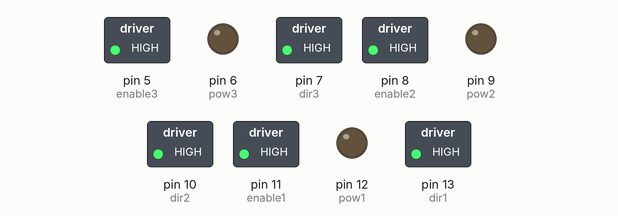
Bench run of a sketch on a simulated Arduino Uno, built with avr-gcc and run on an emulated ATmega328P. Shown: switched loads named in the sketch (green lamp = pin HIGH), output pins drawn as LEDs (lit = HIGH). What the sketch prints to the serial monitor is not drawn.

Above: at 0.1 s.
Timing chart, 0 to 1.6 s (numbered marks = the images above):
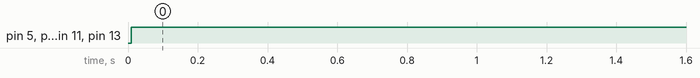

Measured:
- by itself, pin 5 (enable3), pin 7 (dir3), pin 8 (enable2), pin 10 (dir2), pin 11 (enable1), pin 13 (dir1): LOW → HIGH at 0.01 s

The sketch:

omni_3wheel_90-90-180_test1.ino
```cpp
/*
 * This code is for prototyping a 3-wheel holonomic drive
 * where each of the wheels are directly driven by a DC motor
 * and have varrying angular spacing between them
 *
 * 3-wheel holonomic drive with 90-90-180 degree spacing
 */

#include <PS2X_lib.h> //PS2 Controller interface library

PS2X ps2x; //create ps2x object of PS2X Class

int error;
byte vibrate = 0;

//define logic pins for each motor
//motors are numbered from the front of the robot counter-clockwise
int enable1 = 11;
int pow1 = 12;
int dir1 = 13;

int enable2 = 8;
int pow2 = 9;
int dir2 = 10;

int enable3 = 5;
int pow3 = 6;
int dir3 = 7;


void setup() {
    Serial.begin(250000);

    //check controller status
    error = ps2x.config_gamepad(50, 51, 52, 53, true, true); //setup pins and settings:
    //GamePad(clock, command, attention, data, Pressures?, Rumble?) check for error

    if (error == 0) {
      Serial.println("Found Controller, configured successful");
      Serial.println("Try out all the buttons, X will vibrate the controller, faster as you press harder;");
      Serial.println("holding L1 or R1 will print out the analog stick values.");
      Serial.println("Go to www.billporter.info for updates and to report bugs.");
    }

    else if (error == 1)
      Serial.println("No controller found, check wiring, see readme.txt to enable debug. visit www.billporter.info for troubleshooting tips");

    else if (error == 2)
      Serial.println("Controller found but not accepting commands. see readme.txt to enable debug. Visit www.billporter.info for troubleshooting tips");

    else if (error == 3)
      Serial.println("Controller refusing to enter Pressures mode, may not support it. ");

    Serial.print(ps2x.Analog(1), HEX);

  int type = ps2x.readType();
  switch (type) {
    case 0:
      Serial.println("Unknown Controller type");
      break;
    case 1:
      Serial.println("DualShock Controller Found");
      break;
    case 2:
      Serial.println("GuitarHero Controller Found");
      break;
  }


  //setup motor driver logic pins as outputs
  pinMode(enable1, OUTPUT);
  pinMode(pow1, OUTPUT);
  pinMode(dir1, OUTPUT);

  pinMode(enable2, OUTPUT);
  pinMode(pow2, OUTPUT);
  pinMode(dir2, OUTPUT);

  pinMode(enable3, OUTPUT);
  pinMode(pow3, OUTPUT);
  pinMode(dir3, OUTPUT);

}

void loop() {
  //Serial.print("running");  //for debugging

  //skip loop if no controller found
  if (error != 0)
  {
    Serial.println("\t\t no controller");
    //disable driers
    digitalWrite(enable1, LOW);
    digitalWrite(enable2, LOW);
    digitalWrite(enable3, LOW);
    return;
  }

  //enable drivers
  digitalWrite(enable1, HIGH);
  digitalWrite(enable2, HIGH);
  digitalWrite(enable3, HIGH);

  //read controller
  ps2x.read_gamepad(false, vibrate);

  //get joystick readings, 0-255 centered on 128
  int LX = ps2x.Analog(PSS_LX);   //0=left   255=right
  int LY = ps2x.Analog(PSS_LY);   //0=forward   255=backward
  int RX = ps2x.Analog(PSS_RX);   //0=left   255=right
  int RY = ps2x.Analog(PSS_RY);   //0=forward   255=backward

  //define factors that influence each motor's power
  int straight = 0;
  int side = 0;
  int turn = 0;

  //for debugging
  //display joystick readings
  Serial.print(LX);
  Serial.print("\t");
  Serial.print(LY);
  Serial.print("\t");
  Serial.print(RX);
  Serial.print("\t");
  Serial.print(RY);
  Serial.print("\t");

  //Determine straight factor
  if(LY <= 130 && LY >= 125)  //joystick is centered verticaly
  {
      //do not change straight factor
  }
  else if(LY < 125)   //joystick is forward
  {
    straight = (128 - LY) * 100/127;   //straight factor scaled to 100 +
  }
  else if(LY > 130)   //joystick is backward
  {
    straight = -(LY - 128) *  100/127;  //straight factor scaled to 100 -
  }

  //Determine side factor
  if(LX <= 130 && LX >= 125)    //joystick is centered horizontally
  {
      //do not change side factor
  }
  else if(LX < 125)   //joystick is left
  {
    side = -(127 - LX) * 100/125;   //side factor scaled to 100 -
  }
  else if(LX > 130)   //joystick is right
  {
    side = (LX - 127) *  100/127;   //side factor scaled to 100 +
  }

  //Determine turning factor
  if(RX <= 130 && RX >= 125)    //joystick is centered horizontally
  {
      //do not change turn factor
  }
  else if(RX < 125)   //joystick is left
  {
    turn = (127 - RX) *  100/127;    //turn factor scaled to 100 +
  }
  else if(RX > 130)   //joystick is right
  {
    turn = -(RX - 127) *  100/127;    //side factor scaled to 100 -
  }

  //for debugging
  //display factors
  Serial.print(straight);
  Serial.print("\t");
  Serial.print(side);
  Serial.print("\t");
  Serial.print(turn);
  Serial.print("\n");

  //set each motor's direction and speed
  //speed1
  int speed1 = -straight - (0.1*side) + turn;  //signs for terms in this equation will vary for each motor
  //determine direction
  if(speed1 >= 0)
  {
    digitalWrite(dir1, HIGH);
  }
  else
  {
    digitalWrite(dir1, LOW);
  }

  //determine power by taking absolute value and scalling speed to use in arduino analogWrite()
  speed1 = speed1 * 2.55;
  if(speed1 < 0)
  {
    speed1 = -speed1;
  }
  if(speed1 > 255)
  {
    analogWrite(pow1, 255);
  }
  else
  {
    analogWrite(pow1, speed1);
  }

  //speed2
  int speed2 = side + turn;    //signs for terms in this equation will vary for each motor
  //determine direction
  if(speed2 >= 0)
  {
    digitalWrite(dir2, HIGH);
  }
  else
  {
    digitalWrite(dir2, LOW);
  }

  //determine power by taking absolute value and scalling speed to use in arduino analogWrite()
  speed2 = speed2 * 2.55;
  if(speed2 < 0)
  {
    speed2 = -speed2;
  }
  if(speed2 > 255)
  {
    analogWrite(pow2, 255);
  }
  else
  {
    analogWrite(pow2, speed2);
  }

  //speed3
  int speed3 = straight - (0.1*side) + turn;   //signs for terms in this equation will vary for each motor
  //determine direction
  if(speed3 >= 0)
  {
    digitalWrite(dir3, HIGH);
  }
  else
  {
    digitalWrite(dir3, LOW);
  }

  //determine power by taking absolute value and scalling speed to use in arduino analogWrite()
  speed3 = speed3 * 2.55;
  if(speed3 < 0)
  {
    speed3 = -speed3;
  }
  if(speed3 > 255)
  {
    analogWrite(pow3, 255);
  }
  else
  {
    analogWrite(pow3, speed3);
  }

}
```
